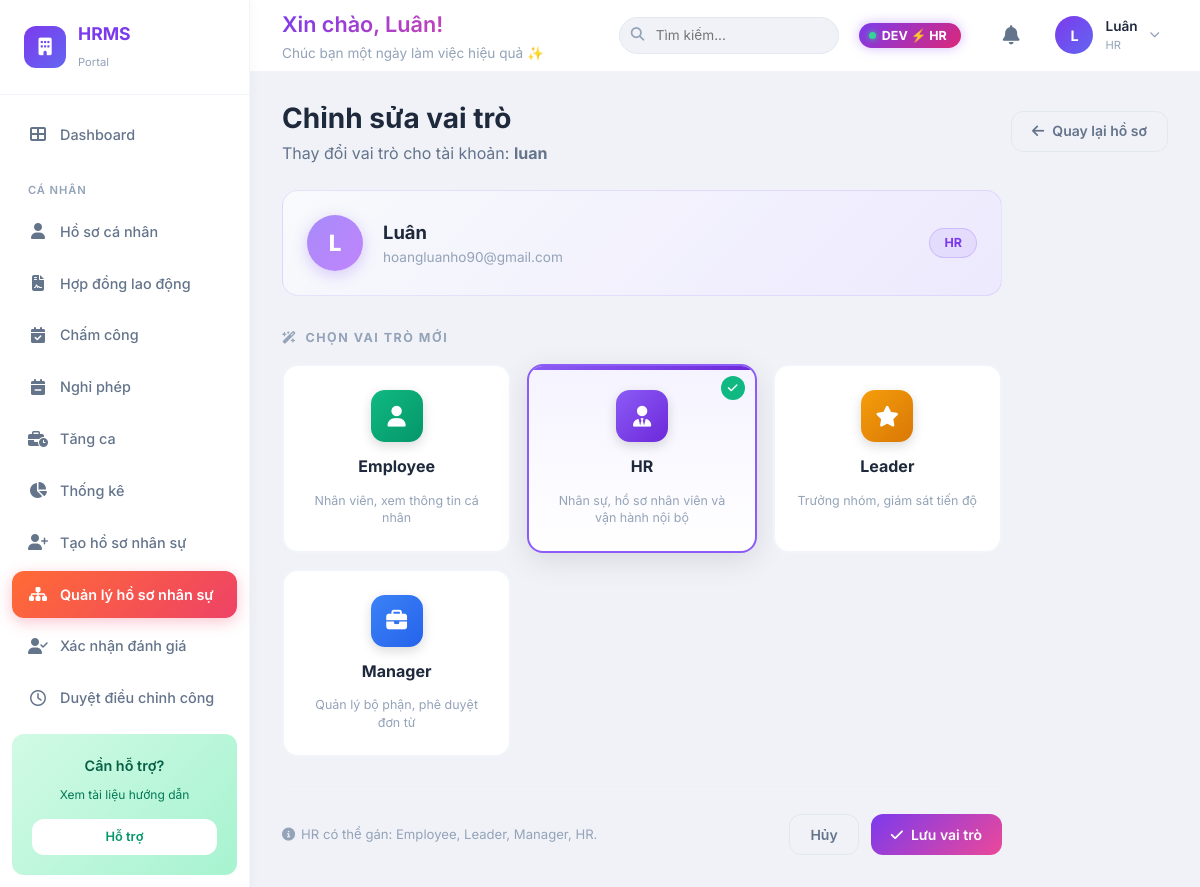
Before: /users/2/assign-role/ (signed in) with the older database file.
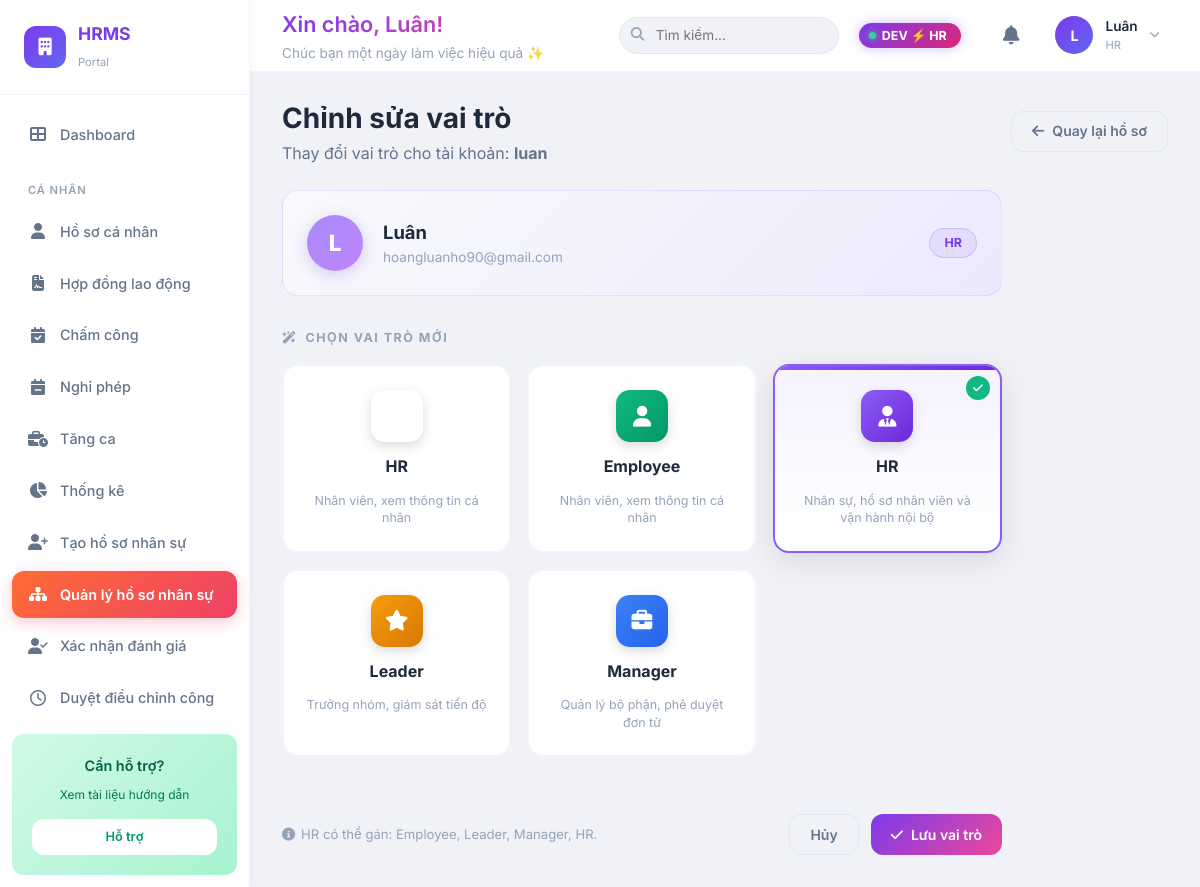
After: the same page with the newer database file.
### accounts/models/role_model.py (models this page shows, shortened)
class Role(models.Model):
    ADMIN = "admin"
    HR = "hr"
    MANAGER = "manager"
    LEADER = "leader"
    EMPLOYEE = "employee"
    ROLE_CHOICES = [
        (ADMIN, "Admin"),
        (HR, "HR"),
        (MANAGER, "Manager"),
        (LEADER, "Leader"),
        (EMPLOYEE, "Employee"),
    ]
    name = models.CharField(
        max_length=50,
        unique=True,
        choices=ROLE_CHOICES,
        help_text="Tên vai trò (VD: 'admin', 'manager').",
    )
    description = models.TextField(
        blank=True,
        default="",
        help_text="Mô tả vai trò này làm gì.",
    )
    class Meta:
        ordering = ["name"]

### employee_profiles/views/profile_views.py (the view, shortened to what this page needs)
# urls.py: path('users/<int:user_id>/assign-role/', hr_assign_role_view, name='hr_assign_role'),
@login_required
@user_passes_test(can_manage_work_info)
def hr_assign_role_view(request, user_id):
    if is_admin_user(request.user):
        messages.error(request, 'Tài khoản Admin gán vai trò qua mục Quản lý tài khoản hệ thống.')
        return redirect('user_list')
    target_user = get_object_or_404(User, pk=user_id)
    profile = ensure_profile(target_user)
    editor_is_admin = is_admin_user(request.user)
    if editor_is_admin:
        available_roles = Role.objects.all()
    else:
        available_roles = Role.objects.exclude(name=Role.ADMIN)
    return render(request, 'employee_profiles/hr_assign_role.html', {
        'target_user': target_user,
        'profile': profile,
        'available_roles': available_roles,
        'active_page': 'users',
        'editor_is_admin': editor_is_admin,
    })

### accounts/context_processors.py (called while the page is built)
def notifications(request):
    if request.user.is_authenticated:
        unread_notifications = Notification.objects.filter(
            user=request.user, is_read=False
        ).order_by('-created_at')[:5]
        unread_count = Notification.objects.filter(
            user=request.user, is_read=False
        ).count()
    else:
        unread_notifications = []
        unread_count = 0
    return {
        'unread_notifications': unread_notifications,
        'unread_count': unread_count,
    }

### accounts/models/account_model.py (called while the page is built)
    @property
    def is_admin(self):
        if self.role and self.role.name == Role.ADMIN:
            return True
        return bool(self.user_id and self.user.is_superuser and not self.role)

### accounts/services/account/account_info_service.py (called while the page is built)
def ensure_profile(user):
    try:
        return UserProfile.objects.get(user=user)
    except UserProfile.DoesNotExist:
        import uuid
        tmp_id = f"TMP-{uuid.uuid4().hex[:8].upper()}"
        return UserProfile.objects.create(user=user, employee_id=tmp_id)

### accounts/services/permission/access_control_service.py (called while the page is built)
def has_admin_business_access(user):
    role_name = get_user_role_name(user)
    return role_name == Role.ADMIN or (
        user.is_authenticated and user.is_superuser and not role_name
    )

### employee_profiles/templates/employee_profiles/hr_assign_role.html (shortened to what this page needs)
{% extends 'accounts/base_dashboard.html' %}
{% block content %}
<div class="page-header animate-fade">
    <div>
        <h1>Chỉnh sửa vai trò</h1>
        <p class="text-secondary">Thay đổi vai trò cho tài khoản: <strong>{{ target_user.username }}</strong></p>
    </div>
    <a href="{% url 'hr_view_profile' target_user.id %}" class="btn btn-secondary">
        <i class="fa-solid fa-arrow-left"></i> Quay lại hồ sơ
    </a>
</div>
<div class="role-picker-wrapper animate-fade">
    <div class="rp-user-banner">
        <div class="rp-avatar">{{ target_user.username|make_list|first|upper }}</div>
        <div>
            <div class="rp-user-name">{{ profile.full_name|default:target_user.username }}</div>
            <div class="rp-user-email">{{ target_user.email|default:"Chưa có email" }}</div>
        </div>
        <div class="rp-user-current">
            {% if profile.role %}
                {{ profile.role.get_name_display }}
            {% else %}
                Chưa gán
            {% endif %}
        </div>
    </div>
    <div class="rp-section-title">
        <i class="fa-solid fa-wand-magic-sparkles"></i> Chọn vai trò mới
    </div>
    <form method="post" novalidate id="roleForm">
        <div class="rp-grid">
            {% for role in available_roles %}
            <div class="rp-card {% if profile.role and profile.role.pk == role.pk %}selected{% endif %}"
                 data-role="{{ role.name }}"
                 data-role-id="{{ role.pk }}"
                 onclick="pickRole(this)">
                <div class="rp-check"><i class="fa-solid fa-check"></i></div>
                <div class="rp-icon">
                    {% if role.name == 'admin' %}
                        <i class="fa-solid fa-shield-halved"></i>
                    {% elif role.name == 'hr' %}
                        <i class="fa-solid fa-user-tie"></i>
                    {% elif role.name == 'manager' %}
                        <i class="fa-solid fa-briefcase"></i>
                    {% elif role.name == 'leader' %}
                        <i class="fa-solid fa-star"></i>
                    {% else %}
                        <i class="fa-solid fa-user"></i>
                    {% endif %}
                </div>
                <div class="rp-card-title">{{ role.get_name_display }}</div>
                <div class="rp-card-desc">
                    {% if role.name == 'admin' %}
                        Quản trị hệ thống, phân quyền truy cập
                    {% elif role.name == 'hr' %}
                        Nhân sự, hồ sơ nhân viên và vận hành nội bộ
                    {% elif role.name == 'manager' %}
                        Quản lý bộ phận, phê duyệt đơn từ
                    {% elif role.name == 'leader' %}
                        Trưởng nhóm, giám sát tiến độ
                    {% else %}
                        Nhân viên, xem thông tin cá nhân
                    {% endif %}
                </div>
            </div>
            {% endfor %}
        </div>
        <div class="rp-footer">
            <div class="rp-hint">
                <i class="fa-solid fa-circle-info"></i>
                {% if editor_is_admin %}
                    Admin có thể gán tất cả vai trò.
                {% else %}
                    HR có thể gán: Employee, Leader, Manager, HR.
                {% endif %}
            </div>
            <div class="rp-actions">
                <a href="{% url 'hr_view_profile' target_user.id %}" class="btn btn-secondary">Hủy</a>
                <button type="submit" class="btn btn-primary">
                    <i class="fa-solid fa-check"></i> Lưu vai trò
                </button>
            </div>
        </div>
    </form>
</div>
{% endblock %}

Changed rows visible on the page:
added Role: name "HR", shows "Nhân viên, xem thông tin cá nhân"
